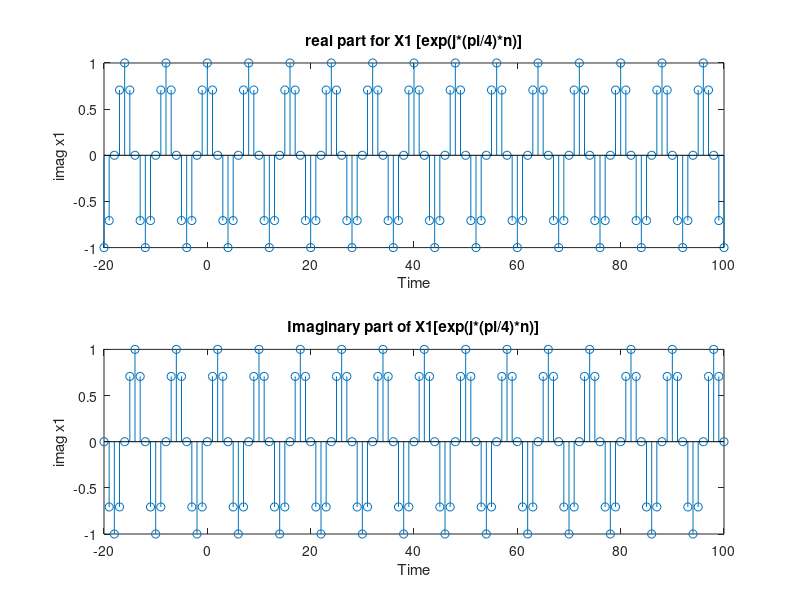
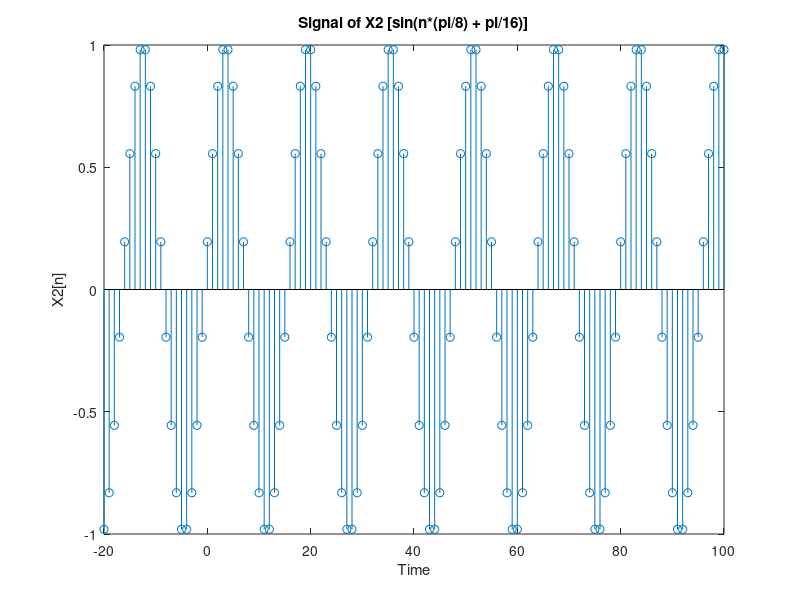
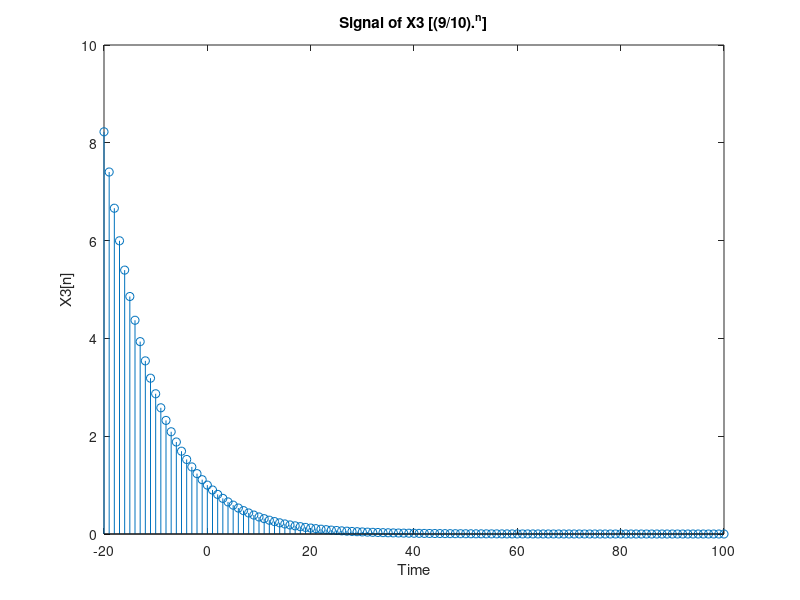
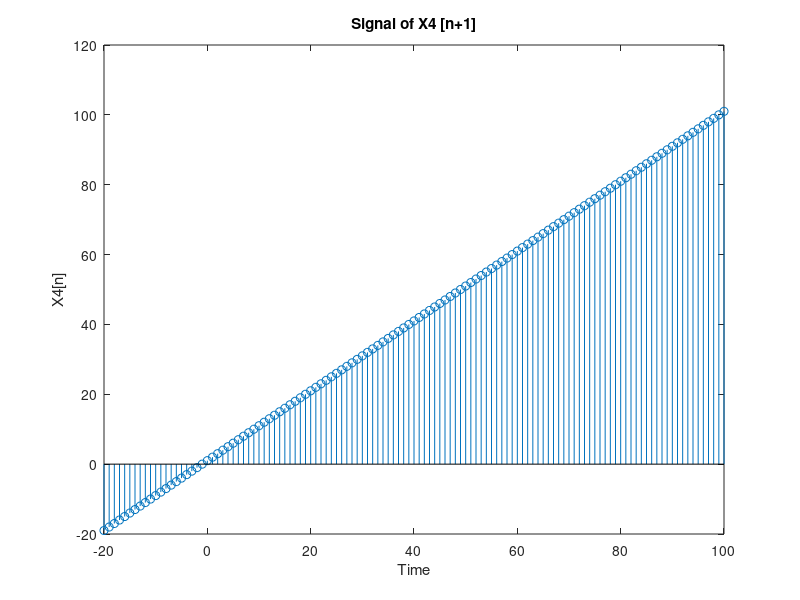

Source code (MATLAB) for these figures, in order:
%Daniel Noyes
%Group 11
%Problem 3.4 (a)

disp('Problem 3.4(a)')

n = -20:100;
x1 = exp(j*(pi/4)*n);
x2 = sin(n*(pi/8) + pi/16);
x3 = (9/10).^n;
x4 = n+1;

figure(1)
subplot(211)
stem(n,real(x1));
title('real part for X1 [exp(j*(pi/4)*n)]')
xlabel('Time')
ylabel('imag x1')

subplot(212)
stem(n,imag(x1));
title('Imaginary part of X1[exp(j*(pi/4)*n)]')
xlabel('Time')
ylabel('imag x1')

figure(2)
stem(n,x2);
title('Signal of X2 [sin(n*(pi/8) + pi/16)]')
xlabel('Time')
ylabel('X2[n]')

figure(3)
stem(n,x3);
title('Signal of X3 [(9/10).^n]')
xlabel('Time')
ylabel('X3[n]')

figure(4)
stem(n,x4);
title('Signal of X4 [n+1]')
xlabel('Time')
ylabel('X4[n]')

